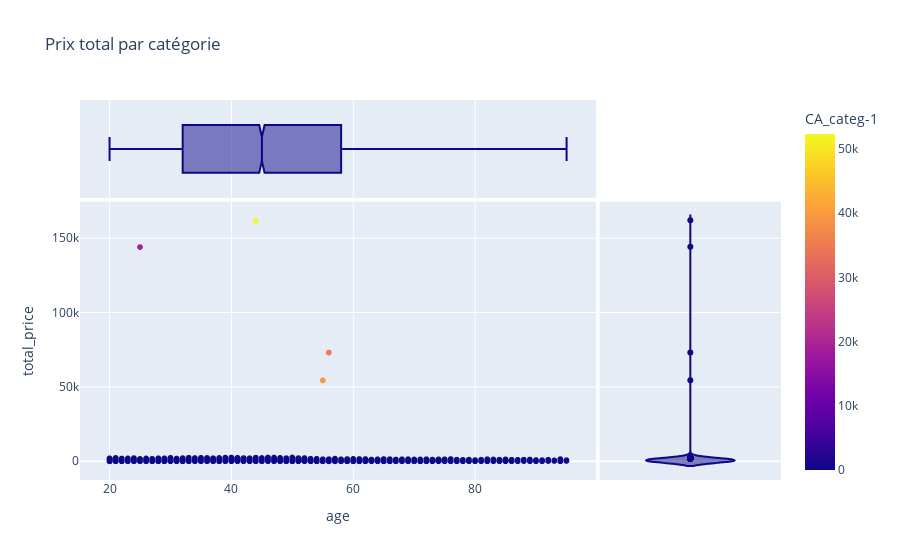

Here is the notebook cell this chart was saved with:
### Code cell
import plotly.express as px

df = final_table

fig = px.scatter(df, x="age", y="total_price", color="CA_categ-1", 
                 marginal_x="box", marginal_y="violin",
                 title="Prix total par catégorie")
fig.show()

### Figure 1 — Plotly figure (JSON) as saved in the notebook; plotly's stock layout.template omitted (floating-point values rounded to 4 significant figures; data arrays with more than 128 entries replaced by an {"elided": "..."} marker saying what was removed)
{"data": [{"hovertemplate": "age=%{x}<br>total_price=%{y}<br>CA_categ-1=%{marker.color}<extra></extra>", "legendgroup": "", "marker": {"color": {"elided": "8600 float values"}, "coloraxis": "coloraxis", "symbol": "circle"}, "mode": "markers", "name": "", "showlegend": false, "type": "scattergl", "x": {"elided": "8600 int values"}, "xaxis": "x", "y": {"elided": "8600 float values"}, "yaxis": "y"}, {"alignmentgroup": "True", "hovertemplate": "age=%{x}<extra></extra>", "legendgroup": "", "marker": {"color": "#0d0887", "symbol": "circle"}, "name": "", "notched": true, "offsetgroup": "", "showlegend": false, "type": "box", "x": {"elided": "8600 int values"}, "xaxis": "x3", "yaxis": "y3"}, {"alignmentgroup": "True", "hovertemplate": "total_price=%{y}<extra></extra>", "legendgroup": "", "marker": {"color": "#0d0887", "symbol": "circle"}, "name": "", "offsetgroup": "", "scalegroup": "y", "showlegend": false, "type": "violin", "xaxis": "x2", "y": {"elided": "8600 float values"}, "yaxis": "y2"}], "layout": {"coloraxis": {"colorbar": {"title": {"text": "CA_categ-1"}}, "colorscale": [[0, "#0d0887"], [0.1111, "#46039f"], [0.2222, "#7201a8"], [0.3333, "#9c179e"], [0.4444, "#bd3786"], [0.5556, "#d8576b"], [0.6667, "#ed7953"], [0.7778, "#fb9f3a"], [0.8889, "#fdca26"], [1, "#f0f921"]]}, "legend": {"tracegroupgap": 0}, "title": {"text": "Prix total par catégorie"}, "xaxis": {"anchor": "y", "domain": [0, 0.7363], "title": {"text": "age"}}, "xaxis2": {"anchor": "y2", "domain": [0.7413, 1], "matches": "x2", "showgrid": false, "showline": false, "showticklabels": false, "ticks": ""}, "xaxis3": {"anchor": "y3", "domain": [0, 0.7363], "matches": "x", "showgrid": true, "showticklabels": false}, "xaxis4": {"anchor": "y4", "domain": [0.7413, 1], "matches": "x2", "showgrid": false, "showline": false, "showticklabels": false, "ticks": ""}, "yaxis": {"anchor": "x", "domain": [0, 0.7326], "title": {"text": "total_price"}}, "yaxis2": {"anchor": "x2", "domain": [0, 0.7326], "matches": "y", "showgrid": true, "showticklabels": false}, "yaxis3": {"anchor": "x3", "domain": [0.7426, 1], "matches": "y3", "showgrid": false, "showline": false, "showticklabels": false, "ticks": ""}, "yaxis4": {"anchor": "x4", "domain": [0.7426, 1], "matches": "y3", "showgrid": true, "showline": false, "showticklabels": false, "ticks": ""}}}
